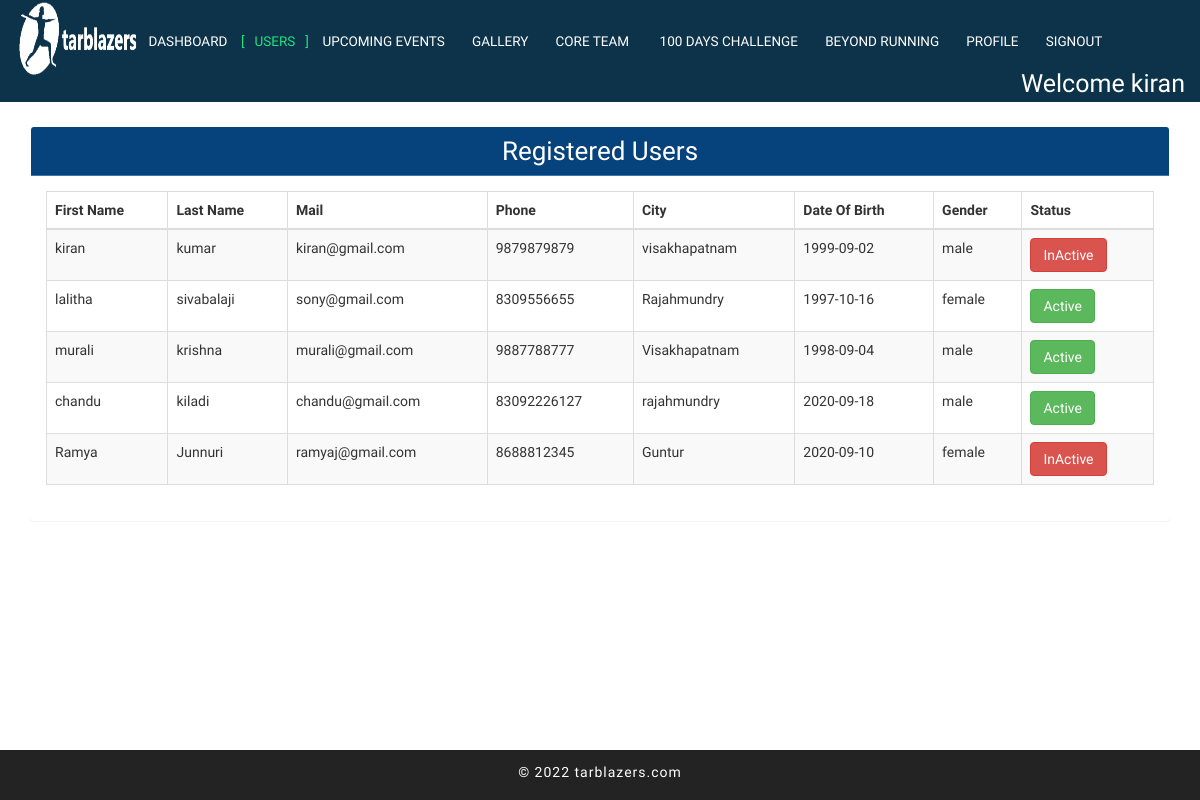
Screenshot of /admin/users.php (signed in) with the database file from the repository.
### tables this page shows
CREATE TABLE `users` (
  `user_id` int(11) NOT NULL,
  `firstname` varchar(255) NOT NULL,
  `lastname` varchar(255) NOT NULL,
  `mobile` varchar(255) NOT NULL,
  `email` varchar(255) NOT NULL,
  `city` varchar(255) NOT NULL,
  `password` varchar(255) NOT NULL,
  `dob` date NOT NULL,
  `gender` enum('male','female') NOT NULL,
  `role` enum('admin','user') DEFAULT 'user',
  `status` tinyint(4) NOT NULL DEFAULT '1',
  `created_on` datetime NOT NULL DEFAULT CURRENT_TIMESTAMP
);

### admin/users.php (the view, shortened to what this page needs)
<?php
	include '../db_connection.php';
	$key = 0;
	$users_arr = array();
	$query = "SELECT * FROM `users` WHERE `role` = 'user' ";
	$result = $conn->query($query);
	while( $row = $result->fetch_assoc() ){
		$users_arr[$key]['user_id'] = $row['user_id'];
		$users_arr[$key]['firstname'] = $row['firstname'];
		$users_arr[$key]['lastname'] = $row['lastname'];
		$users_arr[$key]['mobile'] = $row['mobile'];
		$users_arr[$key]['email'] = $row['email'];
		$users_arr[$key]['city'] = $row['city'];
		$users_arr[$key]['dob'] = $row['dob'];
		$users_arr[$key]['gender'] = $row['gender'];
		$users_arr[$key]['status'] = $row['status'];
		$key++;
	}
?>
<!DOCTYPE html>
<html lang="en">
<head>
    <link rel="stylesheet" href="../css/bootstrap.css">
    <link rel="stylesheet" href="../css/style.css" type="text/css" media="all" />
    <link rel="stylesheet" href="../css/font-awesome.css">
    <link rel='stylesheet' type='text/css' href='../css/jquery.easy-gallery.css' />
    <link rel="stylesheet" type="text/css" href="https://cdn.datatables.net/1.10.22/css/jquery.dataTables.min.css">
</head>
<body>
    <div class="Main-agile">
        <div class="header-bottom">
            <div class="container-fluid">
                <nav class="navbar navbar-default">
                    <div class="navbar-header">
                        <div class="logo" style="margin-left: 2%;">
                            <img src="../images/logo10.png" width="120" height="76" alt=" ">
                        </div>
                    </div>
                    <div class="collapse navbar-collapse nav-wil" id="bs-example-navbar-collapse-1">
                        <nav class="cl-effect-1" id="cl-effect-1">
                            <ul class="nav navbar-nav">
                                <li><a href="dashboard.php">DashBoard</a></li>
                                <li class="active"><a href="users.php">USERS</a></li>
                                <li><a href="upcoming_events.php">Upcoming Events</a></li>
                                <li><a href="gallery.php">Gallery</a></li>
                                <li><a href="coreteam.php">Core Team</a></li>
                                <li><a href="100dayschallenge.php"> 100 Days Challenge</a></li>
                                <li><a href="beyond_running.php">Beyond Running</a></li>
                                <li><a href="profile.php">Profile</a></li>
                                <li><a href="logout.php">Signout</a></li>
                            </ul>
                            <span class="pull-right" style="color:white;font-size:25px;margin-top:15px;">Welcome <?php echo $_SESSION['name']?></span>
                        </nav>
                    </div>
                </nav>
            </div>
        </div>
    </div>
    <div class="container" style="margin-top: 2%; height: 600px">
        <div class="panel panel-primary">
            <div class="panel-heading" style="text-align: center;">
                <h1 class="m_3">Registered Users</h1>
            </div>
            <div class="panel-body">
            	<table class="table table-bordered table-striped table-hover" id="activities_table">
        			<thead>
        				<tr>
            				<th>First Name</th>
            				<th>Last Name</th>
            				<th>Mail</th>
            				<th>Phone</th>
            				<th>City</th>
            				<th>Date Of Birth</th>
            				<th>Gender</th>
            				<th>Status</th>
        				</tr>
        			</thead>
        			<tbody>
        				<?php
        					foreach ($users_arr as $key => $value) {
        				?>
        					<tr>
        						<td> <?php echo $value['firstname']; ?> </td>
        						<td> <?php echo $value['lastname']; ?> </td>
        						<td> <?php echo $value['email']; ?> </td>
        						<td> <?php echo $value['mobile']; ?> </td>
        						<td> <?php echo $value['city']; ?> </td>
        						<td> <?php echo $value['dob']; ?> </td>
        						<td> <?php echo $value['gender']; ?> </td>
        						<td>
        							<?php if($value['status'] == '1') { ?>
        								<button class="btn btn-success btn-md" value="1" data-id="<?php echo $value['user_id']?>">Active</button>
        							<?php } else { ?>
        								<button class="btn btn-danger btn-md" value="0" data-id="<?php echo $value['user_id']?>">InActive</button>
        							<?php } ?>
        						</td>
        					</tr>
        				<?php
        					}
        				?>
        			</tbody>
        		</table>
            </div>
    </div>
    <div class="footer">
        <p class="agileinfo"> &copy; 2022 tarblazers.com</p>
    </div>
</body>
</html>

### css/style.css (style rules this page uses)
body { padding:0; margin:0; font-family: 'Hind Vadodara', sans-serif; background:#fff; position:relative; }
body a { transition:0.5s all; -webkit-transition:0.5s all; -moz-transition:0.5s all; -o-transition:0.5s all; -ms-transition:0.5s all; }
h1,h2,h3,h4,h5,h6 { margin:0; font-family: 'Exo 2', sans-serif; }
p { margin:0; font-family: 'Hind Vadodara', sans-serif; letter-spacing:1px; margin-top: 1%; }
ul { margin:0; padding:0; }
.cl-effect-1 a::before, .cl-effect-1 a::after { display: inline-block; opacity: 0; -webkit-transition: -webkit-transform 0.3s, opacity 0.2s; -moz-transition: -moz-transform 0.3s, opacity 0.2s; transition: transform 0.3s, opacity 0.2s; }
.cl-effect-1 a::before { margin-right: 10px; content: '['; -webkit-transform: translateX(20px); -moz-transform: translateX(20px); transform: translateX(20px); }
.cl-effect-1 a::after { margin-left: 10px; content: ']'; -webkit-transform: translateX(-20px); -moz-transform: translateX(-20px); transform: translateX(-20px); }
.cl-effect-1 a:hover::before, .cl-effect-1 a:hover::after, .cl-effect-1 a:focus::before, .cl-effect-1 a:focus::after,.navbar-nav li.active a::before,.navbar-nav li.active a::after, .navbar-nav li.active a:focus::before, .navbar-nav li.active a:focus::after { opacity: 1; -webkit-transform: translateX(0px); -moz-transform: translateX(0px); transform: translateX(0px); }
.navbar-default { background: none; border: none; }
.navbar { margin-bottom: 0; }
.navbar-collapse { padding: 0; box-shadow: none; }
.navbar-default .navbar-collapse, .navbar-default .navbar-form { border: none; }
.navbar-nav { float:left; padding-top: 0.5%; }
.navbar-default .navbar-nav > li > a { color: #fff; }
.navbar-default .navbar-nav > .active > a, .navbar-default .navbar-nav > .active > a:hover, .navbar-default .navbar-nav > .active > a:focus { background: none; color:#22e27d; }
.navbar-nav > li > a { font-size: 13px; text-transform: uppercase; padding: 20px 0px 0; }
.header-bottom { position: relative; padding: 1em 0; }
.Main-agile { position: relative; }
@media (max-width: 1366px) { .header-bottom { padding: 0 0; background-color: #0d334a; } }

### admin/users.php (style rules this page uses)
.navbar-nav>li>a { font-size: 13.5px; text-transform: uppercase; padding: 25px 0px 0; }
html, body { max-width: 100%; }
img { vertical-align: middle; }
img { border: 0; }
* { -webkit-box-sizing: border-box; -moz-box-sizing: border-box; box-sizing: border-box; }
a:link, a:visited, a:active, a:hover { color: #333; }
a { color: #428bca; text-decoration: none; }
a { color: #333; outline: none; padding-left: 3px; padding-right: 3px; }
a:-webkit-any-link { color: -webkit-link; cursor: pointer; }
.panel>.panel-heading { background-image: none; background-color: #06427b; color: white; }
.panel-primary { border-color: #ffffff; }
h1, .h1 { font-size: 26px !important; }
.footer { height: 50px; position: fixed; left: 0; bottom: 0; margin-bottom: 0px; width: 100%; background-color: #232323; text-align: center; font-weight: 300; font-size: 14px; color: #ffffff; z-index: 9999; }

### rows the page displays
users: firstname "kiran", lastname "kumar", email "kiran@gmail.com", mobile "9879879879", city "visakhapatnam", dob "1999-09-02", gender "male"
users: firstname "lalitha", lastname "sivabalaji", email "sony@gmail.com", mobile "8309556655", city "Rajahmundry", dob "1997-10-16", gender "female"
users: firstname "murali", lastname "krishna", email "murali@gmail.com", mobile "9887788777", city "Visakhapatnam", dob "1998-09-04", gender "male"
users: firstname "chandu", lastname "kiladi", email "chandu@gmail.com", mobile "83092226127", city "rajahmundry", dob "2020-09-18", gender "male"
users: firstname "Ramya", lastname "Junnuri", email "ramyaj@gmail.com", mobile "8688812345", city "Guntur", dob "2020-09-10", gender "female"

### other values shown
$_SESSION['name'] "kiran"
